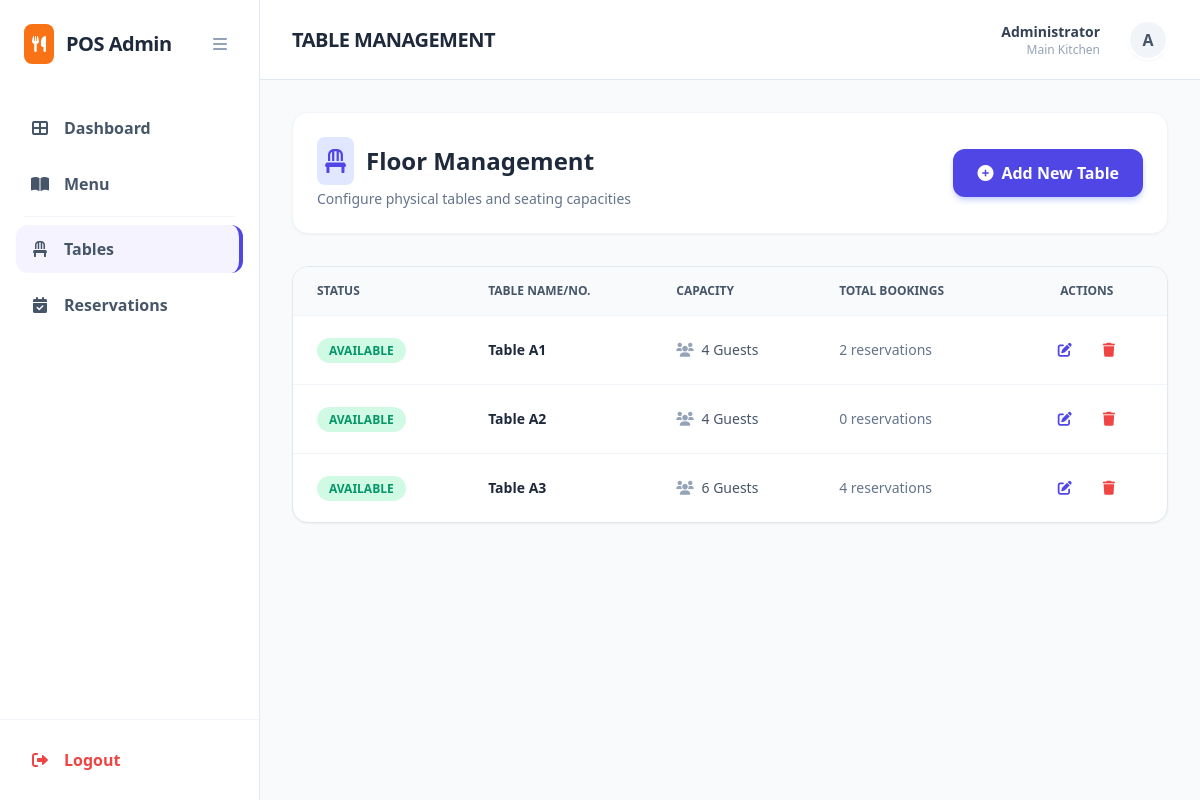
The page /admin/manage_tables (signed in) on the database its author committed.
### restaurant/models.py (models this page shows)
class Table(db.Model):
    table_id = db.Column(db.Integer(), primary_key = True)
    table_name = db.Column(db.String(length = 5), nullable = False)
    capacity = db.Column(db.Integer(), nullable = False)
    all_orders = db.relationship('Reservation', backref='table_info', lazy=True)

### restaurant/admin_routes.py (the view, shortened to what this page needs)
@admin_bp.route('/manage_tables', methods=['POST', 'GET'])
def manage_tables():
    form = TableForm();
    tables = Table.query.all()
    return render_template('admin/manage_tables.html', form=form, tables=tables)

### restaurant/admin_routes.py (called while the page is built)
@admin_bp.before_request
def restrict_admin_access():
    if request.endpoint == 'admin.login':
        print("LMAOOOO")
        return
    if not current_user.is_authenticated or not current_user.is_admin:
        flash("You are not an admin", category="danger")
        return redirect(url_for('home_page')) # Chuyển hướng về trang chủ

### restaurant/models.py (called while the page is built)
@login_manager.user_loader
def load_user(user_id):
    return User.query.get(int(user_id))

### restaurant/templates/admin/manage_tables.html (shortened to what this page needs)
{% extends "admin/layout.html" %}
{% block section_title %}Table Management{% endblock %}
{% block content %}
<div class="max-w-6xl mx-auto">
    <div class="flex justify-between items-center mb-8 bg-white p-6 rounded-2xl shadow-sm border border-slate-100">
        <div>
            <h1 class="text-2xl font-bold text-slate-800 flex items-center">
                <span class="bg-indigo-100 p-2 rounded-lg mr-3">
                    <i class="fas fa-chair text-indigo-600"></i>
                </span>
                Floor Management
            </h1>
            <p class="text-slate-500 text-sm mt-1">Configure physical tables and seating capacities</p>
        </div>
        <button onclick="openModal('add')"
            class="bg-indigo-600 hover:bg-indigo-700 text-white px-6 py-3 rounded-xl shadow-md shadow-indigo-200 flex items-center transition-all active:scale-95 font-semibold">
            <i class="fas fa-plus-circle mr-2"></i> Add New Table
        </button>
    </div>
    <div class="bg-white rounded-2xl shadow-sm border border-slate-200 overflow-hidden">
        <table class="w-full text-left border-collapse">
            <thead class="bg-slate-50 text-slate-600 uppercase text-xs font-bold border-b border-slate-100">
                <tr>
                    <th class="px-6 py-4">Status</th>
                    <th class="px-6 py-4">Table Name/No.</th>
                    <th class="px-6 py-4">Capacity</th>
                    <th class="px-6 py-4">Total Bookings</th>
                    <th class="px-6 py-4 text-center">Actions</th>
                </tr>
            </thead>
            <tbody class="divide-y divide-slate-100">
                {% for t in tables %}
                <tr class="hover:bg-slate-50/50 transition text-sm">
                    <td class="px-6 py-4">
                        {% if t.is_occupied %}
                        <span
                            class="bg-rose-100 text-rose-600 px-3 py-1 rounded-full text-xs font-bold uppercase">Occupied</span>
                        {% else %}
                        <span
                            class="bg-emerald-100 text-emerald-600 px-3 py-1 rounded-full text-xs font-bold uppercase">Available</span>
                        {% endif %}
                    </td>
                    <td class="px-6 py-4 font-bold text-slate-800">Table {{ t.table_name }}</td>
                    <td class="px-6 py-4 text-slate-600">
                        <i class="fas fa-users mr-1 text-slate-400"></i> {{ t.capacity }} Guests
                    </td>
                    <td class="px-6 py-4 text-slate-500">
                        {{ t.all_orders|length }} reservations
                    </td>
                    <td class="px-6 py-4 text-center">
                        <div class="flex justify-center gap-2">
                            <button
                                onclick="openModal('edit', '{{ t.table_id }}', '{{ t.table_name|e }}', '{{ t.capacity }}')"
                                class="text-indigo-600 hover:bg-indigo-50 w-9 h-9 flex items-center justify-center rounded-lg transition"
                                title="Edit">
                                <i class="fas fa-edit"></i>
                            </button>
                            <form action="{{ url_for('admin.delete_table', table_id=t.table_id) }}" method="POST"
                                onsubmit="return confirm('Are you sure you want to delete this table? All associated reservations will be affected.')">
                                <button type="submit"
                                    class="text-red-500 hover:bg-red-50 w-9 h-9 flex items-center justify-center rounded-lg transition"
                                    title="Delete">
                                    <i class="fas fa-trash"></i>
                                </button>
                            </form>
                        </div>
                    </td>
                </tr>
                {% endfor %}
            </tbody>
        </table>
    </div>
</div>
{% endblock %}

### rows shown on the page
Table: table_name "A1", capacity "4", all_orders|length "2"
Table: table_name "A2", capacity "4", all_orders|length "0"
Table: table_name "A3", capacity "6", all_orders|length "4"
